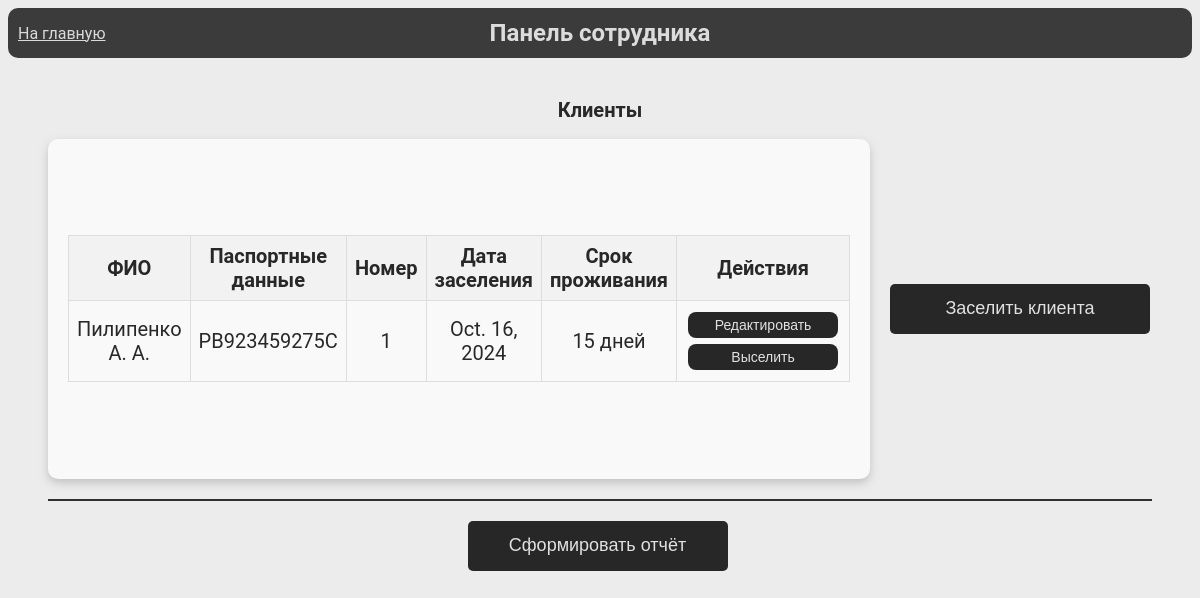
Page /user_page/ (signed in) on the earlier database version.
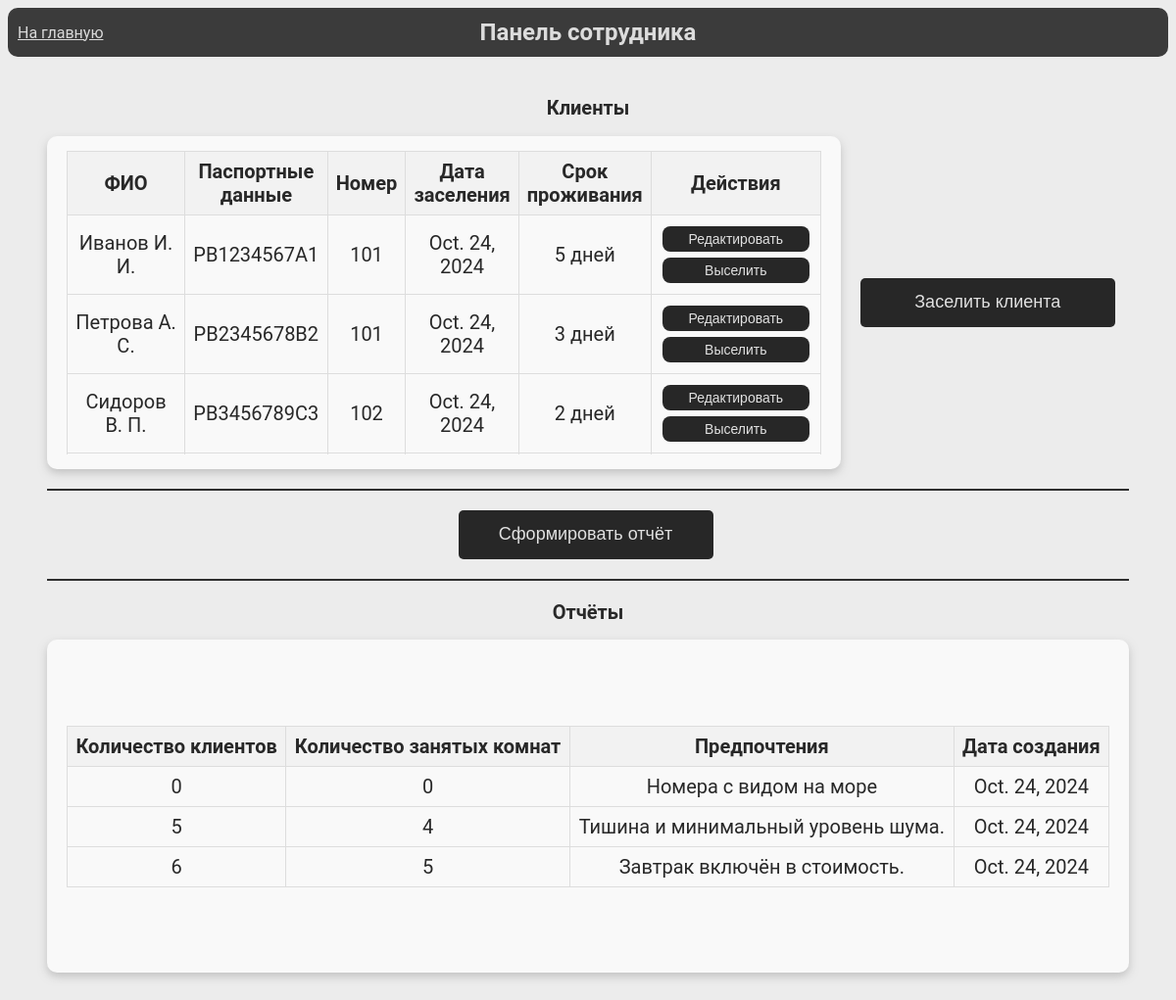
Same page on the later database version.
### hotelapp/models.py (models this page shows, shortened)
class Client(models.Model):
    name = models.CharField(max_length=255)
    passport = models.CharField(max_length=255)
    room = models.ForeignKey(Room, on_delete=models.CASCADE)
    lengthOfStay = models.IntegerField(help_text="Срок проживания в днях")
    date_of_check_in = models.DateField(default=date.today)

class Room(models.Model):
    room_number = models.IntegerField(unique=True, default=0)
    building = models.CharField(max_length=255)
    floor = models.IntegerField()
    bathRoomType = models.CharField(max_length=255)
    numberOfSeats = models.IntegerField()
    room_category = models.CharField(max_length=255, choices= [
        ('economy', 'Эконом'),
        ('standart', 'Стандарт'),
        ('luxury', 'Люкс'),
    ], default='economy')
    is_occupied = models.BooleanField(default=False)

class Report(models.Model):
    count_of_clients = models.IntegerField(default=0)
    count_of_rooms = models.IntegerField(default=0)
    preferencies = models.CharField(max_length=100)
    dateOfCreation = models.DateField(default=date.today)

### hotelapp/views.py (the view)
# urls.py: path('user_page/', user_page, name='user_page'),
@login_required
def user_page(request):
    user_id = request.user.id
    reports = Report.objects.all()
    is_superuser = request.user.is_superuser
    clients = Client.objects.all()
    rooms = Room.objects.all()
    context = {#'user_id': user_id,
               'clients': clients,
               'rooms': rooms,
               'is_superuser': is_superuser,
               'reports': reports,
    }
    return render(request, 'userPageHotel.html', context)

### hotelapp/auth_backend.py (called while the page is built)
    def get_user(self, user_id):
        try:
            return User.objects.get(pk=user_id)
        except User.DoesNotExist:
            return None

### templates/userPageHotel.html (shortened to what this page needs)
<!DOCTYPE html>
<html lang="en">
<head>
</head>
<body>
    <header class="header">
        <a href="/" class="left">На главную</a>
        <h1 class="center">Панель сотрудника</h1>
    </header>
    <main>
        <section>
            <h2 class="sectionHeader">Клиенты</h2>
            <div class="info-section">
                <div class="info-box">
                    <div class="table-container">
                        <table class="data-table">
                            <thead>
                                <tr>
                                    <th>ФИО</th>
                                    <th>Паспортные данные</th>
                                    <th>Номер</th>
                                    <th>Дата заселения</th>
                                    <th>Срок проживания</th>
                                    <th>Действия</th>
                                </tr>
                            </thead>
                            <tbody>
                            {% for client in clients %}
                            <tr data-client-id="{{ client.id }}" data-room-id="{{ client.room.id }}">
                                <td>{{ client.name }}</td>
                                <td>{{ client.passport }}</td>
                                <td>{{ client.room.room_number }}</td>
                                <td>{{ client.date_of_check_in }}</td>
                                <td>{{ client.lengthOfStay }} дней</td>
                                <td>
                                    <button class="edit-button" data-action="edit" data-client-id="{{ client.id }}" data-room-id="{{ client.room.id }}" data-name="{{ client.name }}" data-passport="{{ client.passport }}" data-lengthofstay="{{ client.lengthOfStay }}">Редактировать</button>
                                    <button class="evict-button"
                                        data-action="evict"
                                        data-client-id="{{ client.id }}"
                                        data-name="{{ client.name }}"
                                        data-length-of-stay="{{ client.lengthOfStay }}">Выселить</button>
                                </td>
                            </tr>
                            {% endfor %}
                            </tbody>
                        </table>
                    </div>
                </div>
                <div class="buttons">
                    <button class="action-button" id="addClientButton">Заселить клиента</button>
                </div>
            </div>
        </section>
        <section>
               <div class="report-button-container">
                    <button style="margin-left: 35px;" id="preferncy-button">Сформировать отчёт</button>
                </div>
        </section>
        {% if is_superuser %}
         <section>
            <h2 class="sectionHeader">Отчёты</h2>
            <div class="info-section">
                <div class="info-box-wide">
                    <div class="table-container">
                        <table class="data-table">
                            <thead>
                                <tr>
                                    <th>Количество клиентов</th>
                                    <th>Количество занятых комнат</th>
                                    <th>Предпочтения</th>
                                    <th>Дата создания</th>
                                </tr>
                            </thead>
                            <tbody>
                                {% for report in reports %}
                                    <tr>
                                        <td>{{ report.count_of_clients }}</td>
                                        <td>{{ report.count_of_rooms }}</td>
                                        <td>{{ report.preferencies }}</td>
                                        <td>{{ report.dateOfCreation }}</td>
                                    </tr>
                                {% empty %}
                                    <tr>
                                        <td colspan="5">Нет данных для отображения</td>
                                    </tr>
                                {% endfor %}
                            </tbody>
                        </table>
                    </div>
                </div>
            </div>
        </section>
        {% endif %}
    </main>
</body>
</html>

### templates/userPageHotel.html (style rules this page uses)
.info-box-wide { width: 100%; height: 300px; background-color: #f9f9f9; display: flex; justify-content: center; align-items: center; padding: 20px; font-size: 20px; color: #282828; border-radius: 10px; box-shadow: 0 4px 8px rgba(153, 153, 153, 0.5); }
.header { margin-top: 2px; position: sticky; top: 0; display: flex; justify-content: center; align-items: center; background-color: #3b3b3b; padding: 10px; color: #e1e1e1; height: 30px; border-radius: 10px; z-index: 3; }
.header h1 { margin: 0; font-size: 24px; text-align: center; position: absolute; left: 50%; transform: translateX(-50%); color: #dcdcdc; }
.header a { color: #dadada; transition: color 0.3s, transform 0.1s; }
.header .left { position: absolute; left: 10px; }
#preferncy-button { margin: 0 auto; }
body { font-family: 'Roboto', sans-serif; background: #ececec; }
.report-button-container { display: flex; justify-content: center; width: 100%; }
h2 { text-align: center; color: #292929; font-size: 20px; }
main { margin: 40px; }
section { padding-bottom: 20px; margin-bottom: 20px; border-bottom: 2px solid #2e2e2e; }
section:last-child { border-bottom: none; }
.info-section { display: flex; justify-content: space-between; width: 100%; }
.info-box { width: 85%; height: 300px; background-color: #f9f9f9; display: flex; justify-content: center; align-items: center; padding: 20px; font-size: 20px; color: #282828; border-radius: 10px; box-shadow: 0 4px 8px rgba(153, 153, 153, 0.5); }
.info-box-wide { width: 100%; }
.buttons { display: flex; flex-direction: column; justify-content: space-around; }
.action-button, #preferncy-button { display: flex; align-items: center; justify-content: center; height: 40px; margin-right: 40px; padding: 25px 2px; margin-left: 20px; min-width: 260px; background-color: #272727; color: #e1e1e1; border: none; border-radius: 5px; cursor: pointer; transition: background-color 0.3s, transform 0.1s; font-size: 18px; }
.data-table { width: 100%; border-collapse: collapse; }
.data-table th, .data-table td { border: 1px solid #ddd; padding: 8px; text-align: center; vertical-align: middle; }
.data-table th { background-color: #f2f2f2; font-weight: bold; }
.table-container { max-height: 310px; overflow-y: auto; width: 100%; position: relative; }
.data-table thead { position: sticky; top: 0; z-index: 1; background-color: #f2f2f2; }
.evict-button { background-color: #272727; color: #e1e1e1; border: none; border-radius: 8px; padding: 5px 20px; font-size: 14px; cursor: pointer; transition: background-color 0.3s, transform 0.1s; width: 150px; margin: 3px; }
.edit-button { background-color: #272727; color: #e1e1e1; border: none; border-radius: 8px; padding: 5px 20px; font-size: 14px; cursor: pointer; transition: background-color 0.3s, transform 0.1s; width: 150px; margin: 3px; }

Differences in the rows shown:
removed Client: name "Пилипенко А. А.", passport "PB923459275C", room.room_number "1", date_of_check_in "Oct. 16, 2024", lengthOfStay "15"
added Client: name "Иванов И. И.", passport "PB1234567A1", room.room_number "101", date_of_check_in "Oct. 24, 2024", lengthOfStay "5"
added Client: name "Петрова А. С.", passport "PB2345678B2", room.room_number "101", date_of_check_in "Oct. 24, 2024", lengthOfStay "3"
added Client: name "Сидоров В. П.", passport "PB3456789C3", room.room_number "102", date_of_check_in "Oct. 24, 2024", lengthOfStay "2"
added Report: count_of_clients "0", count_of_rooms "0", preferencies "Номера с видом на море", dateOfCreation "Oct. 24, 2024"
added Report: count_of_clients "5", count_of_rooms "4", preferencies "Тишина и минимальный уровень шума.", dateOfCreation "Oct. 24, 2024"
added Report: count_of_clients "6", count_of_rooms "5", preferencies "Завтрак включён в стоимость.", dateOfCreation "Oct. 24, 2024"
Other differences:
text now shown: "Отчёты Количество клиентов Количество занятых комнат Предпочтения Дата создания"
